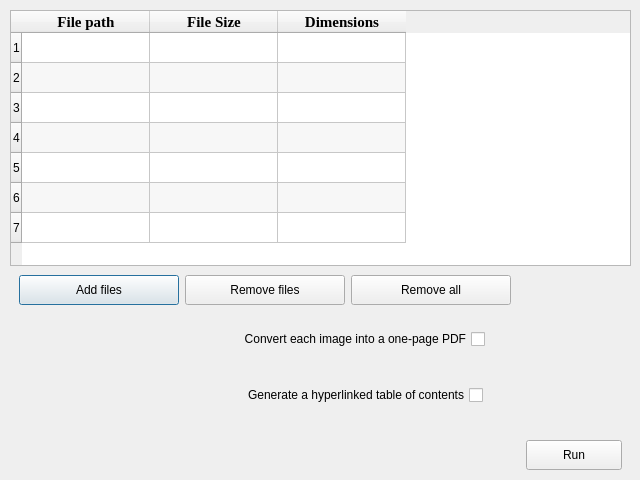
<?xml version="1.0" encoding="UTF-8"?>
<ui version="4.0">
 <class>convertimg</class>
 <widget class="QDialog" name="convertimg">
  <property name="geometry">
   <rect>
    <x>0</x>
    <y>0</y>
    <width>640</width>
    <height>480</height>
   </rect>
  </property>
  <property name="minimumSize">
   <size>
    <width>640</width>
    <height>480</height>
   </size>
  </property>
  <property name="maximumSize">
   <size>
    <width>640</width>
    <height>480</height>
   </size>
  </property>
  <property name="baseSize">
   <size>
    <width>640</width>
    <height>480</height>
   </size>
  </property>
  <property name="windowTitle">
   <string>Convert iamges to PDF files</string>
  </property>
  <property name="windowIcon">
   <iconset>
    <normaloff>:/media/merge.svg</normaloff>:/media/merge.svg</iconset>
  </property>
  <property name="styleSheet">
   <string notr="true"/>
  </property>
  <widget class="QWidget" name="layoutWidget">
   <property name="geometry">
    <rect>
     <x>0</x>
     <y>-10</y>
     <width>641</width>
     <height>491</height>
    </rect>
   </property>
   <layout class="QVBoxLayout" name="vbox44">
    <property name="spacing">
     <number>0</number>
    </property>
    <property name="leftMargin">
     <number>10</number>
    </property>
    <property name="topMargin">
     <number>20</number>
    </property>
    <property name="rightMargin">
     <number>10</number>
    </property>
    <property name="bottomMargin">
     <number>2</number>
    </property>
    <item>
     <widget class="QTableWidget" name="tbl44">
      <property name="minimumSize">
       <size>
        <width>360</width>
        <height>128</height>
       </size>
      </property>
      <property name="maximumSize">
       <size>
        <width>720</width>
        <height>256</height>
       </size>
      </property>
      <property name="showDropIndicator" stdset="0">
       <bool>false</bool>
      </property>
      <property name="dragEnabled">
       <bool>true</bool>
      </property>
      <property name="dragDropOverwriteMode">
       <bool>false</bool>
      </property>
      <property name="dragDropMode">
       <enum>QAbstractItemView::InternalMove</enum>
      </property>
      <property name="alternatingRowColors">
       <bool>true</bool>
      </property>
      <property name="rowCount">
       <number>7</number>
      </property>
      <property name="columnCount">
       <number>3</number>
      </property>
      <attribute name="horizontalHeaderVisible">
       <bool>true</bool>
      </attribute>
      <attribute name="horizontalHeaderCascadingSectionResizes">
       <bool>false</bool>
      </attribute>
      <attribute name="horizontalHeaderMinimumSectionSize">
       <number>64</number>
      </attribute>
      <attribute name="horizontalHeaderDefaultSectionSize">
       <number>128</number>
      </attribute>
      <row/>
      <row/>
      <row/>
      <row/>
      <row/>
      <row/>
      <row/>
      <column>
       <property name="text">
        <string>File path</string>
       </property>
       <property name="font">
        <font>
         <family>Liberation Serif</family>
         <pointsize>11</pointsize>
         <italic>false</italic>
         <bold>true</bold>
        </font>
       </property>
      </column>
      <column>
       <property name="text">
        <string>File Size</string>
       </property>
       <property name="font">
        <font>
         <family>Liberation Serif</family>
         <pointsize>11</pointsize>
         <italic>false</italic>
         <bold>true</bold>
        </font>
       </property>
      </column>
      <column>
       <property name="text">
        <string>Dimensions</string>
       </property>
       <property name="font">
        <font>
         <family>Liberation Serif</family>
         <pointsize>11</pointsize>
         <italic>false</italic>
         <bold>true</bold>
        </font>
       </property>
      </column>
     </widget>
    </item>
    <item>
     <widget class="QFrame" name="hbox45">
      <property name="minimumSize">
       <size>
        <width>0</width>
        <height>24</height>
       </size>
      </property>
      <property name="maximumSize">
       <size>
        <width>16777215</width>
        <height>48</height>
       </size>
      </property>
      <layout class="QHBoxLayout" name="horizontalLayout_6">
       <item>
        <widget class="QPushButton" name="btn45a">
         <property name="minimumSize">
          <size>
           <width>160</width>
           <height>24</height>
          </size>
         </property>
         <property name="maximumSize">
          <size>
           <width>192</width>
           <height>32</height>
          </size>
         </property>
         <property name="layoutDirection">
          <enum>Qt::LeftToRight</enum>
         </property>
         <property name="text">
          <string>Add files</string>
         </property>
         <property name="icon">
          <iconset resource="../media/media.qrc">
           <normaloff>:/document-add.svg</normaloff>:/document-add.svg</iconset>
         </property>
        </widget>
       </item>
       <item>
        <widget class="QPushButton" name="btn45b">
         <property name="minimumSize">
          <size>
           <width>160</width>
           <height>24</height>
          </size>
         </property>
         <property name="maximumSize">
          <size>
           <width>192</width>
           <height>32</height>
          </size>
         </property>
         <property name="text">
          <string>Remove files</string>
         </property>
         <property name="icon">
          <iconset resource="../media/media.qrc">
           <normaloff>:/document-subtract.svg</normaloff>:/document-subtract.svg</iconset>
         </property>
        </widget>
       </item>
       <item>
        <widget class="QPushButton" name="btn45c">
         <property name="minimumSize">
          <size>
           <width>160</width>
           <height>24</height>
          </size>
         </property>
         <property name="maximumSize">
          <size>
           <width>192</width>
           <height>32</height>
          </size>
         </property>
         <property name="text">
          <string>Remove all</string>
         </property>
         <property name="icon">
          <iconset resource="../media/media.qrc">
           <normaloff>:/clean.svg</normaloff>:/clean.svg</iconset>
         </property>
        </widget>
       </item>
       <item>
        <spacer name="hspc45">
         <property name="orientation">
          <enum>Qt::Horizontal</enum>
         </property>
         <property name="sizeType">
          <enum>QSizePolicy::Maximum</enum>
         </property>
         <property name="sizeHint" stdset="0">
          <size>
           <width>256</width>
           <height>20</height>
          </size>
         </property>
        </spacer>
       </item>
      </layout>
     </widget>
    </item>
    <item>
     <widget class="QFrame" name="qfrm46">
      <property name="minimumSize">
       <size>
        <width>0</width>
        <height>32</height>
       </size>
      </property>
      <property name="maximumSize">
       <size>
        <width>16777215</width>
        <height>48</height>
       </size>
      </property>
      <layout class="QHBoxLayout" name="horizontalLayout_2">
       <item>
        <spacer name="hspc46a">
         <property name="orientation">
          <enum>Qt::Horizontal</enum>
         </property>
         <property name="sizeType">
          <enum>QSizePolicy::Maximum</enum>
         </property>
         <property name="sizeHint" stdset="0">
          <size>
           <width>100</width>
           <height>20</height>
          </size>
         </property>
        </spacer>
       </item>
       <item>
        <widget class="QLabel" name="icon46">
         <property name="minimumSize">
          <size>
           <width>16</width>
           <height>16</height>
          </size>
         </property>
         <property name="maximumSize">
          <size>
           <width>24</width>
           <height>24</height>
          </size>
         </property>
         <property name="text">
          <string/>
         </property>
         <property name="pixmap">
          <pixmap resource="../media/media.qrc">:/add-document.svg</pixmap>
         </property>
         <property name="scaledContents">
          <bool>true</bool>
         </property>
        </widget>
       </item>
       <item>
        <widget class="QCheckBox" name="check46">
         <property name="minimumSize">
          <size>
           <width>128</width>
           <height>32</height>
          </size>
         </property>
         <property name="maximumSize">
          <size>
           <width>320</width>
           <height>48</height>
          </size>
         </property>
         <property name="baseSize">
          <size>
           <width>0</width>
           <height>32</height>
          </size>
         </property>
         <property name="layoutDirection">
          <enum>Qt::RightToLeft</enum>
         </property>
         <property name="text">
          <string>Convert each image into a one-page PDF</string>
         </property>
         <property name="shortcut">
          <string notr="true"/>
         </property>
        </widget>
       </item>
       <item>
        <spacer name="hspc46b">
         <property name="orientation">
          <enum>Qt::Horizontal</enum>
         </property>
         <property name="sizeType">
          <enum>QSizePolicy::Minimum</enum>
         </property>
         <property name="sizeHint" stdset="0">
          <size>
           <width>128</width>
           <height>20</height>
          </size>
         </property>
        </spacer>
       </item>
      </layout>
     </widget>
    </item>
    <item>
     <layout class="QHBoxLayout" name="hbox47">
      <property name="leftMargin">
       <number>9</number>
      </property>
      <property name="topMargin">
       <number>9</number>
      </property>
      <property name="rightMargin">
       <number>9</number>
      </property>
      <property name="bottomMargin">
       <number>9</number>
      </property>
      <item>
       <spacer name="hspc47a">
        <property name="orientation">
         <enum>Qt::Horizontal</enum>
        </property>
        <property name="sizeType">
         <enum>QSizePolicy::Maximum</enum>
        </property>
        <property name="sizeHint" stdset="0">
         <size>
          <width>100</width>
          <height>10</height>
         </size>
        </property>
       </spacer>
      </item>
      <item>
       <widget class="QLabel" name="icon47">
        <property name="minimumSize">
         <size>
          <width>16</width>
          <height>16</height>
         </size>
        </property>
        <property name="maximumSize">
         <size>
          <width>24</width>
          <height>24</height>
         </size>
        </property>
        <property name="text">
         <string/>
        </property>
        <property name="pixmap">
         <pixmap resource="../media/media.qrc">:/table-of-contents.svg</pixmap>
        </property>
        <property name="scaledContents">
         <bool>true</bool>
        </property>
       </widget>
      </item>
      <item>
       <widget class="QCheckBox" name="check47">
        <property name="minimumSize">
         <size>
          <width>128</width>
          <height>32</height>
         </size>
        </property>
        <property name="maximumSize">
         <size>
          <width>320</width>
          <height>48</height>
         </size>
        </property>
        <property name="baseSize">
         <size>
          <width>0</width>
          <height>32</height>
         </size>
        </property>
        <property name="layoutDirection">
         <enum>Qt::RightToLeft</enum>
        </property>
        <property name="text">
         <string>Generate a hyperlinked table of contents</string>
        </property>
        <property name="shortcut">
         <string notr="true"/>
        </property>
       </widget>
      </item>
      <item>
       <spacer name="hspc47b">
        <property name="orientation">
         <enum>Qt::Horizontal</enum>
        </property>
        <property name="sizeType">
         <enum>QSizePolicy::Minimum</enum>
        </property>
        <property name="sizeHint" stdset="0">
         <size>
          <width>128</width>
          <height>10</height>
         </size>
        </property>
       </spacer>
      </item>
     </layout>
    </item>
    <item>
     <widget class="QFrame" name="qfrm48">
      <property name="minimumSize">
       <size>
        <width>0</width>
        <height>24</height>
       </size>
      </property>
      <property name="maximumSize">
       <size>
        <width>16777215</width>
        <height>48</height>
       </size>
      </property>
      <property name="layoutDirection">
       <enum>Qt::LeftToRight</enum>
      </property>
      <layout class="QHBoxLayout" name="horizontalLayout">
       <property name="spacing">
        <number>6</number>
       </property>
       <property name="topMargin">
        <number>12</number>
       </property>
       <property name="bottomMargin">
        <number>6</number>
       </property>
       <item>
        <spacer name="hspc48">
         <property name="orientation">
          <enum>Qt::Horizontal</enum>
         </property>
         <property name="sizeHint" stdset="0">
          <size>
           <width>40</width>
           <height>20</height>
          </size>
         </property>
        </spacer>
       </item>
       <item>
        <widget class="QPushButton" name="btn48">
         <property name="minimumSize">
          <size>
           <width>96</width>
           <height>24</height>
          </size>
         </property>
         <property name="maximumSize">
          <size>
           <width>128</width>
           <height>32</height>
          </size>
         </property>
         <property name="text">
          <string>Run</string>
         </property>
         <property name="icon">
          <iconset resource="../media/media.qrc">
           <normaloff>:/image.svg</normaloff>:/image.svg</iconset>
         </property>
        </widget>
       </item>
      </layout>
     </widget>
    </item>
   </layout>
  </widget>
 </widget>
 <resources>
  <include location="../media/media.qrc"/>
 </resources>
 <connections/>
</ui>
